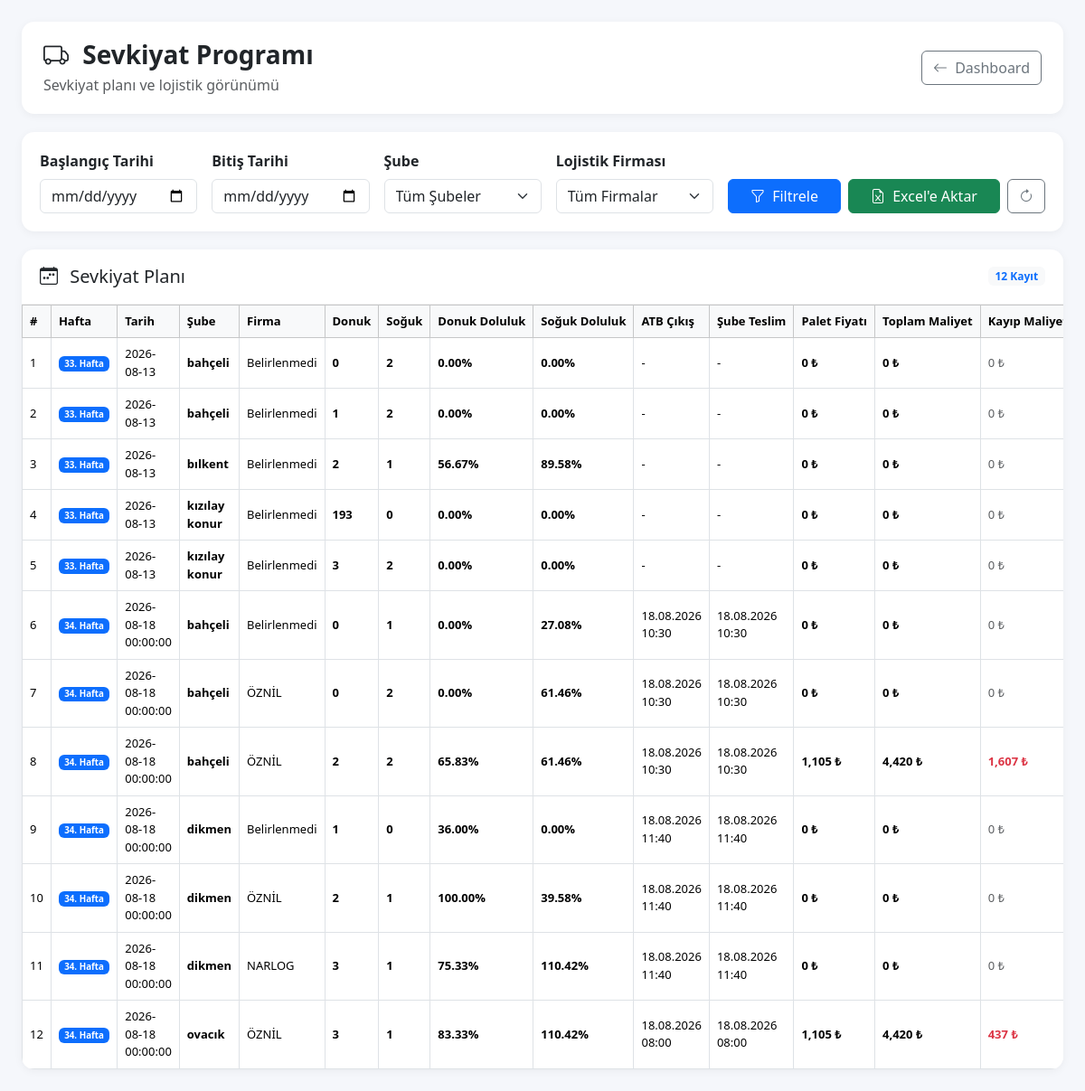
/sevkiyat (signed in), run on an earlier commit of the app's database.
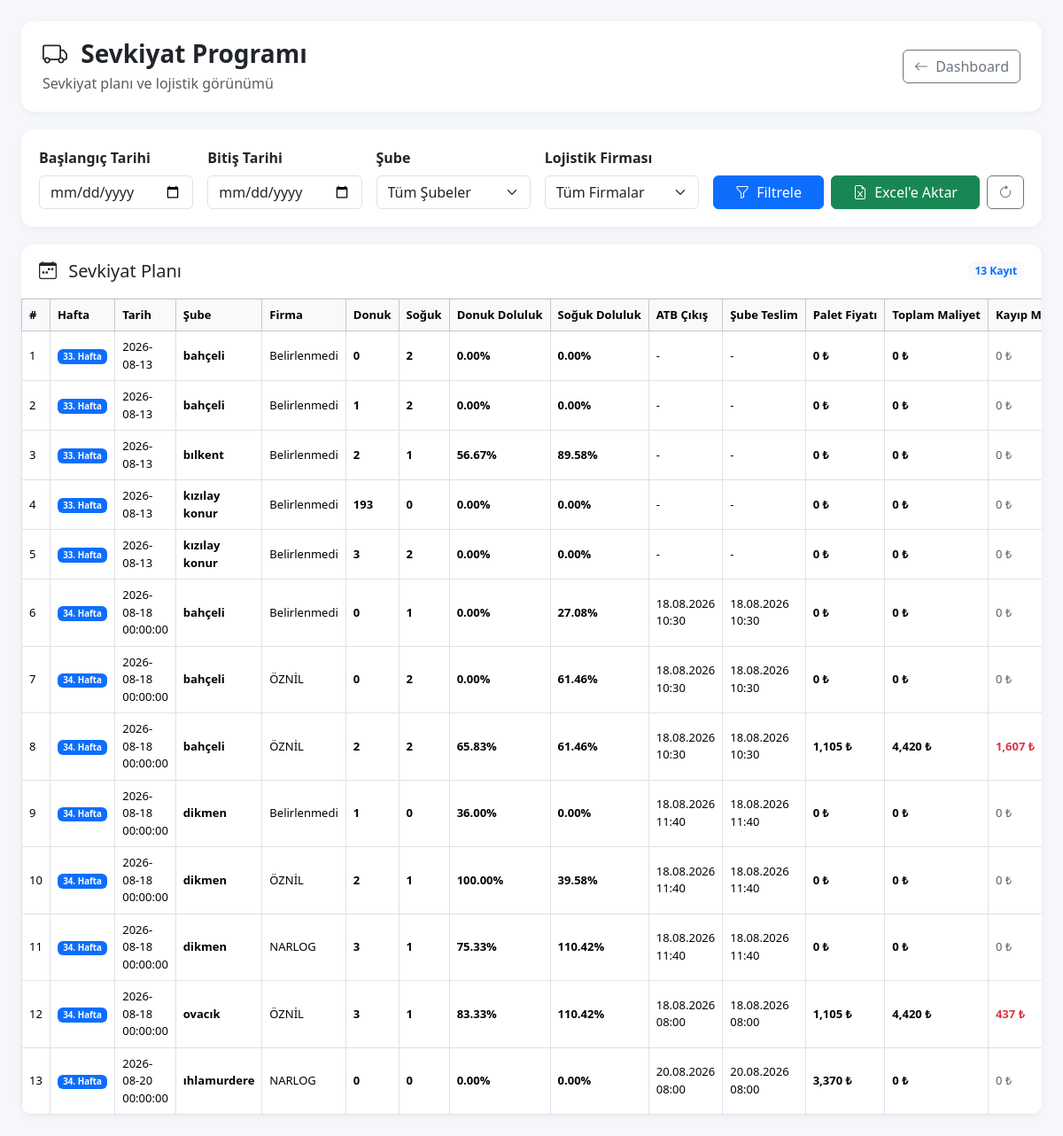
And on a later commit of the database.
### tables this page shows
CREATE TABLE sevkiyat_programi(

        id INTEGER PRIMARY KEY AUTOINCREMENT,

        hafta INTEGER,

        tarih TEXT,

        firma TEXT,

        sube_id INTEGER,

        donuk REAL DEFAULT 0,

        soguk REAL DEFAULT 0,

        donuk_doluluk REAL DEFAULT 0,

        soguk_doluluk REAL DEFAULT 0,

        atb_cikis TEXT,

        sube_teslim TEXT,

        palet_fiyat REAL DEFAULT 0,

        toplam_maliyet REAL DEFAULT 0,

        kayip_maliyeti REAL DEFAULT 0,

        durum TEXT DEFAULT 'PLANLANDI', sevkiyat_tipi TEXT DEFAULT 'MERKEZDEN',

        FOREIGN KEY(sube_id)
        REFERENCES subeler(id)

    );

CREATE TABLE subeler(

            id INTEGER PRIMARY KEY AUTOINCREMENT,

            sube_adi TEXT NOT NULL,

            yetkili TEXT,

            telefon TEXT,

            eposta TEXT,

            il TEXT,

            ilce TEXT,

            adres TEXT,

            durum TEXT

        , kullanici_adi TEXT, sifre TEXT, uretim_gunu TEXT, sevkiyat_gunu TEXT, sevkiyat_saati TEXT, teslim_suresi TEXT, limit_tutari REAL DEFAULT 0, firma TEXT DEFAULT 'ÖZNİL', lojistik_bedeli REAL DEFAULT 0);

### src/main.py (the view)
@app.route("/sevkiyat")
def sevkiyat():
    sonuc = admin_kontrol()
    if sonuc:
        return sonuc
    baslangic = request.args.get(
        "baslangic",
        ""
    )
    bitis = request.args.get(
        "bitis",
        ""
    )
    sube_id = request.args.get(
        "sube_id",
        ""
    )
    firma = request.args.get(
        "firma",
        ""
    )
    try:
        sube_id = (
            int(sube_id)
            if sube_id
            else None
        )
    except (ValueError, TypeError):
        sube_id = None
    sevkiyatlar = get_sevkiyat_programi(
        baslangic=baslangic or None,
        bitis=bitis or None,
        sube_id=sube_id,
        firma=firma or None
    )
    filtre_subeler = get_tum_subeler()
    return render_template(
        "sevkiyat.html",
        sevkiyatlar=sevkiyatlar,
        filtre_subeler=filtre_subeler,
        baslangic=baslangic,
        bitis=bitis,
        secili_sube=sube_id,
        secili_firma=firma
    )

### src/database.py (called while the page is built)
def connect_database():
    print("DB =", os.path.abspath(DB_NAME))
    return sqlite3.connect(DB_NAME)

def get_tum_subeler():
    conn = connect_database()
    cursor = conn.cursor()
    cursor.execute("""
        SELECT
            id,
            sube_adi,
            yetkili,
            telefon,
            eposta,
            il,
            ilce,
            adres,
            durum

        FROM subeler

        ORDER BY sube_adi
    """)
    sonuc = cursor.fetchall()
    conn.close()
    return sonuc

### src/main.py (called while the page is built)
@app.before_request
def test():
    print(
        "METHOD:",
        request.method,
        "URL:",
        request.path
    )

def admin_kontrol():
    if "giris" not in session:
        return redirect("/")
    if session.get("yetki") != "admin":
        abort(403)
    return None

### templates/sevkiyat.html (shortened to what this page needs)
<!DOCTYPE html>
<html lang="tr">
<head>
    <link
        href="https://cdn.jsdelivr.net/npm/bootstrap@5.3.3/dist/css/bootstrap.min.css"
        rel="stylesheet"
    >
    <link
        rel="stylesheet"
        href="https://cdn.jsdelivr.net/npm/bootstrap-icons@1.11.3/font/bootstrap-icons.min.css"
    >
</head>
<body>
<div class="container-fluid px-4 py-4">
    <div class="page-header">
        <div class="d-flex justify-content-between align-items-center">
            <div>
                <h3 class="page-title">
                    <i class="bi bi-truck me-2"></i>
                    Sevkiyat Programı
                </h3>
                <div class="text-muted mt-1">
                    Sevkiyat planı ve lojistik görünümü
                </div>
            </div>
            <div>
                <a
                    href="/dashboard"
                    class="btn btn-outline-secondary"
                >
                    <i class="bi bi-arrow-left me-1"></i>
                    Dashboard
                </a>
            </div>
        </div>
    </div>
    <div class="filter-card">
        <form
            method="GET"
            action="/sevkiyat"
        >
            <div class="row g-3 align-items-end">
                <div class="col-md">
                    <label class="form-label fw-semibold">
                        Başlangıç Tarihi
                    </label>
                    <input
                        type="date"
                        name="baslangic"
                        class="form-control"
                        value="{{ baslangic or '' }}"
                    >
                </div>
                <div class="col-md">
                    <label class="form-label fw-semibold">
                        Bitiş Tarihi
                    </label>
                    <input
                        type="date"
                        name="bitis"
                        class="form-control"
                        value="{{ bitis or '' }}"
                    >
                </div>
                <div class="col-md">
                    <label class="form-label fw-semibold">
                        Şube
                    </label>
                    <select
                        name="sube_id"
                        class="form-select"
                    >
                        <option value="">
                            Tüm Şubeler
                        </option>
                    </select>
                </div>
                <div class="col-md">
                    <label class="form-label fw-semibold">
                        Lojistik Firması
                    </label>
                    <select
                        name="firma"
                        class="form-select"
                    >
                        <option value="">
                            Tüm Firmalar
                        </option>
                    </select>
                </div>
                <div class="col-md-auto">
                    <div class="d-flex gap-2">
                        <button
                            type="submit"
                            class="btn btn-primary px-4"
                        >
                            <i class="bi bi-funnel me-1"></i>
                            Filtrele
                        </button>
                        <button
                            type="submit"
                            formaction="/sevkiyat-excel"
                            formmethod="GET"
                            class="btn btn-success px-4 excel-btn"
                        >
                            <i class="bi bi-file-earmark-excel me-1"></i>
                            Excel'e Aktar
                        </button>
                        <a
                            href="/sevkiyat"
                            class="btn btn-outline-secondary"
                            title="Filtreleri Temizle"
                        >
                            <i class="bi bi-arrow-clockwise"></i>
                        </a>
                    </div>
                </div>
            </div>
        </form>
    </div>
    <div class="table-card">
        <div class="table-card-header">
            <div class="d-flex justify-content-between align-items-center">
                <div>
                    <h5 class="mb-0">
                        <i class="bi bi-calendar-week me-2"></i>
                        Sevkiyat Planı
                    </h5>
                </div>
                <span class="badge bg-light text-primary">
                    {{ sevkiyatlar|length }} Kayıt
                </span>
            </div>
        </div>
        {% if sevkiyatlar %}
        <div class="table-responsive">
            <table class="table table-hover table-bordered mb-0">
                <thead class="table-light">
                    <tr>
                        <th>#</th>
                        <th>Hafta</th>
                        <th>Tarih</th>
                        <th>Şube</th>
                        <th>Firma</th>
                        <th>Donuk</th>
                        <th>Soğuk</th>
                        <th>Donuk Doluluk</th>
                        <th>Soğuk Doluluk</th>
                        <th>ATB Çıkış</th>
                        <th>Şube Teslim</th>
                        <th>Palet Fiyatı</th>
                        <th>Toplam Maliyet</th>
                        <th>Kayıp Maliyeti</th>
                    </tr>
                </thead>
                <tbody>
                {% for sevkiyat in sevkiyatlar %}
                    <tr>
                        <td>
                            {{ loop.index }}
                        </td>
                        <td>
                            <span class="badge bg-primary">
                                {{ sevkiyat[1] }}. Hafta
                            </span>
                        </td>
                        <td>
                            {{ sevkiyat[2] or "-" }}
                        </td>
                        <td class="sube-adi">
                            {{ sevkiyat[5] or "-" }}
                        </td>
                        <td>
                            {{ sevkiyat[3] or "-" }}
                        </td>
                        <td class="donuk">
                            {{ "%.0f"|format(sevkiyat[6] or 0) }}
                        </td>
                        <td class="soguk">
                            {{ "%.0f"|format(sevkiyat[7] or 0) }}
                        </td>
                        <td class="doluluk">
                            {% if sevkiyat[8] is not none %}
                                {{ "%.2f"|format(sevkiyat[8]) }}%
                            {% else %}
                                -
                            {% endif %}
                        </td>
                        <td class="doluluk">
                            {% if sevkiyat[9] is not none %}
                                {{ "%.2f"|format(sevkiyat[9]) }}%
                            {% else %}
                                -
                            {% endif %}
                        </td>
                        <td>
                            {{ sevkiyat[10] or "-" }}
                        </td>
                        <td>
                            {{ sevkiyat[11] or "-" }}
                        </td>
                        <td class="maliyet">
                            {{ "{:,.0f}".format(sevkiyat[12] or 0) }} ₺
                        </td>
                        <td class="maliyet">
                            {{ "{:,.0f}".format(sevkiyat[13] or 0) }} ₺
                        </td>
                        <td>
                            {% if sevkiyat[14] and sevkiyat[14] > 0 %}
                                <span class="text-danger fw-semibold">
                                    {{ "{:,.0f}".format(sevkiyat[14]) }} ₺
                                </span>
                            {% else %}
                                <span class="text-muted">
                                    0 ₺
                                </span>
                            {% endif %}
                        </td>
                    </tr>
                {% endfor %}
                </tbody>
            </table>
        </div>
        {% endif %}
    </div>
</div>
</body>
</html>

### templates/sevkiyat.html (style rules this page uses)
body { background-color: #f5f7fb; }
.page-header { background: white; border-radius: 14px; padding: 20px 24px; margin-bottom: 20px; box-shadow: 0 2px 10px rgba(0,0,0,0.05); }
.page-title { font-weight: 700; margin: 0; }
.filter-card { background: white; border-radius: 14px; padding: 20px; margin-bottom: 20px; box-shadow: 0 2px 10px rgba(0,0,0,0.05); }
.table-card { background: white; border-radius: 14px; overflow: hidden; box-shadow: 0 2px 10px rgba(0,0,0,0.05); }
.table-card-header { padding: 18px 20px; border-bottom: 1px solid #eee; }
.table th { white-space: nowrap; font-size: 13px; vertical-align: middle; }
.table td { vertical-align: middle; font-size: 13px; }
.sube-adi { font-weight: 600; }
.donuk { font-weight: 600; }
.soguk { font-weight: 600; }
.doluluk { font-weight: 600; }
.maliyet { font-weight: 600; }
.excel-btn { min-width: 155px; }

What changed in the data, as far as the page shows it:
added sevkiyat_programi: hafta "34", tarih "2026-08-20 00:00:00", sube_adi "ıhlamurdere", firma "NARLOG", donuk "0", soguk "0", donuk_doluluk "0.00", soguk_doluluk "0.00", atb_cikis "20.08.2026 08:00", sube_teslim "20.08.2026 08:00", palet_fiyat "3,370", toplam_maliyet "0", kayip_maliyeti "0 ₺"
Also different on the page:
{{ sevkiyatlar|length }}: "12" → "13"
